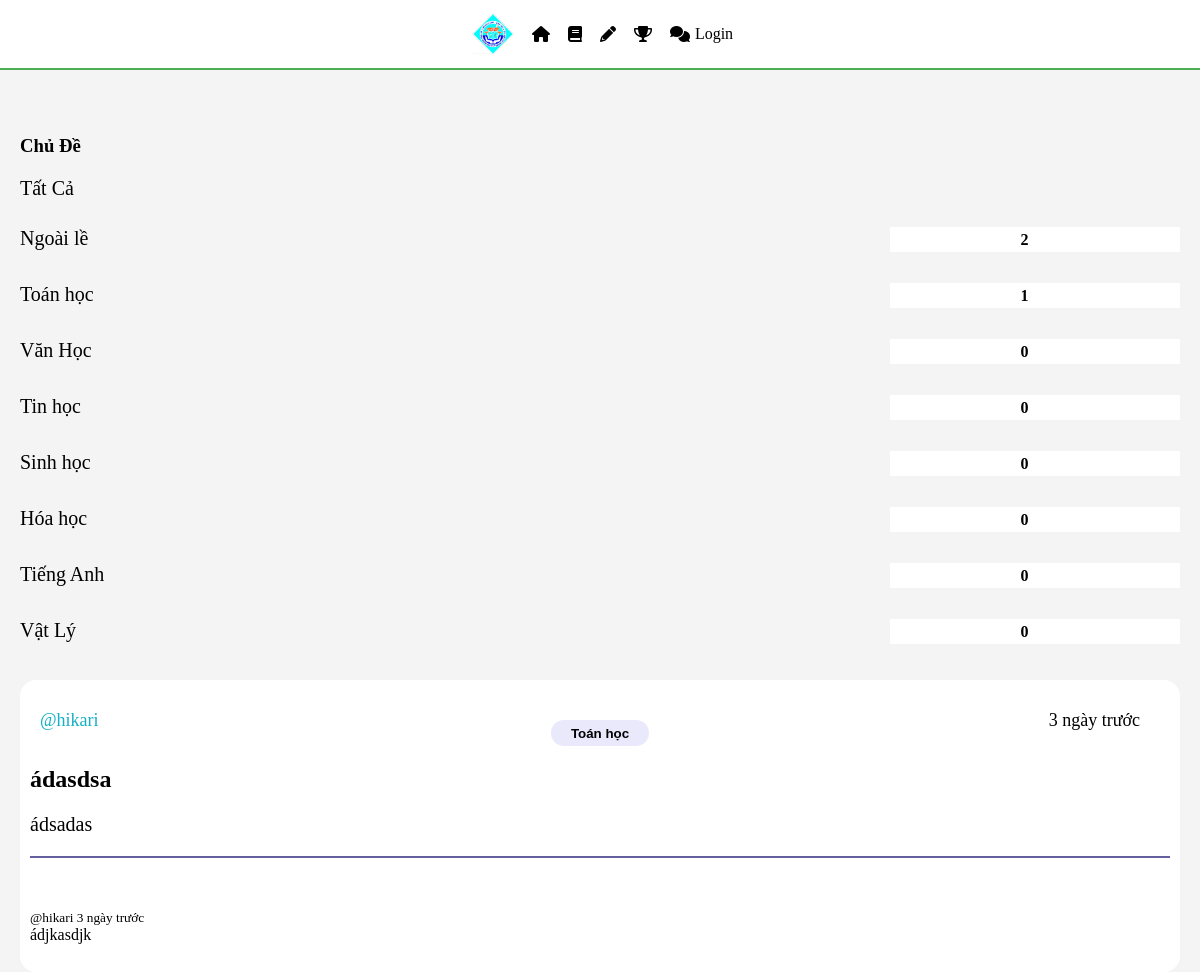
The page /room/13/ on the database as committed earlier.
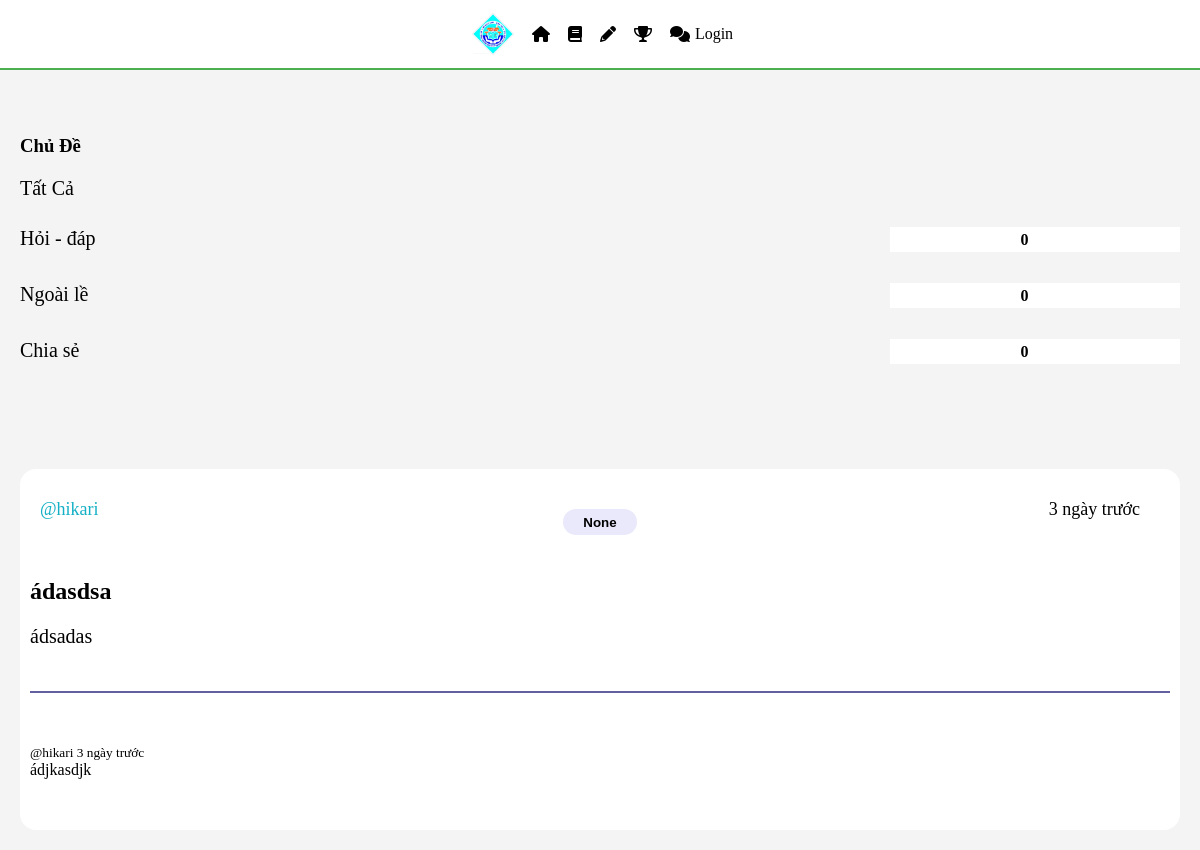
The same page on the database as committed later.
### base/models.py (models this page shows, shortened)
class Topic(models.Model):
    name = models.CharField(max_length=200)
    description = models.TextField(null = True, blank = True)
    def __str__ (self):
        return self.name
    def room_count(self):
        return self.room_set.count()

class Room(models.Model):
    host = models.ForeignKey(User, on_delete=models.SET_NULL, null = True)
    topic = models.ForeignKey(Topic, on_delete=models.SET_NULL, null = True)
    name= models.CharField(max_length=200)
    description = models.TextField(null = True, blank = True)
    updated = models.DateTimeField(auto_now=True)
    created = models.DateTimeField(auto_now_add=True)
    class Meta:
        ordering = ["-updated", "-created"]
    def message_count(self):
        return self.message_set.count()

class Message(models.Model):
    user = models.ForeignKey(User, on_delete=models.CASCADE)
    room = models.ForeignKey(Room, on_delete=models.CASCADE)
    body = models.TextField()
    updated = models.DateTimeField(auto_now=True)
    created = models.DateTimeField(auto_now_add=True)

### base/views.py (the view, shortened to what this page needs)
# urls.py: path('room/<str:pk>/', views.room, name="room"),
def room(request,pk):
    topics = Topic.objects.all()
    room = Room.objects.get(id=pk)
    room_comment = room.message_set.all()
    comment_count =room.message_count()
    context = {'room': room,'room_comment':room_comment, 'topics':topics,
               'comment_count':comment_count,}
    return render(request, 'base/room.html', context)

### study/templatetags/custom_filter.py (called while the page is built)
@register.filter
def days_since(value):
    if not value:
        return ""
    now = timezone.now()
    delta = now - value
    days = delta.days
    if days == 0:
        return "Hôm nay"
    elif days == 1:
        return "1 ngày trước"
    else:
        return f"{days} ngày trước"

### base/templates/base/room.html (shortened to what this page needs)
{% extends 'main.html' %}
{% block content %}
{% load custom_filter %}
{% load static %}
{% if request.session.theme == 'dark' %}
<link rel="stylesheet" href="{% static 'styles/dark.css' %}">
{% else %}
<link rel="stylesheet" href="{% static 'styles/light.css' %}">
{% endif %}
<div class="room-wraper">
    <div>
        {% include 'base/topic_bar.html' %}
    </div>
    <div class="inside_post">
        <div class="top_section">
        <a href="{%url 'profile' room.host.id %}">@{{room.host.username}} </a>
        <button><a href="{%url 'home'%}?q={{room.topic}}">{{room.topic}}</a></button>
        <p>{{ room.created|days_since }}</p>
        </div>
        <div class="middle_section_i">
            <h2>{{room.name}}</h1>
            <p>{{room.description}}</p>
        </div>
        <div class="comment-section">
            {%for comment in room_comment%}
            <small><a href="{%url 'profile' comment.user.id%}">@{{comment.user}}</a> {{comment.created|days_since}}</small>
            <p>{{comment.body}}</p>
            <br>
            {%endfor%}
        </div>
{% endblock %}

### templates/main.html (shortened to what this page needs)
<!DOCTYPE html>
{% load static %}
{% if request.session.theme == 'dark' %}
<link rel="stylesheet" href="{% static 'styles/dark.css' %}">
{% else %}
<link rel="stylesheet" href="{% static 'styles/light.css' %}">
{% endif %}
<html lang="en">
    <head>
        <link href="https://cdnjs.cloudflare.com/ajax/libs/font-awesome/6.0.0-beta3/css/all.min.css" rel="stylesheet">
    </head>
    <body>
        {% include 'navbar.html' %}
        {% block content %}
        {% endblock %}
    </body>
</html>

### templates/navbar.html (shortened to what this page needs)
<!DOCTYPE html>
<html lang="en">
<head>
    {% load static %}
    {% if request.session.theme == 'dark' %}
    <link rel="stylesheet" href="{% static 'styles/navbar_d.css' %}">
    {% else %}
    <link rel="stylesheet" href="{% static 'styles/navbar_l.css' %}">
    {% endif %}
    <link href="https://cdnjs.cloudflare.com/ajax/libs/font-awesome/6.0.0-beta3/css/all.min.css" rel="stylesheet">
</head>
<body>
    <nav class="navbar">
        <div class="nav-left">
            <a href="{% url 'home' %}"><img src="{% static 'images/icon/favicon.png' %}" alt="icon" width="42px" height="42px"></a>
            <a href="{% url 'home' %}"><i class="fas fa-home"></i> <span>Trang Chủ</span></a>
            <a href="{% url 'on_tap_pv' %}"><i class="fas fa-book"></i> <span>Ôn Tập</span></a>
            <a href="{% url 'luyen_tap_all' %}"><i class="fas fa-pencil-alt"></i> <span>Luyện Tập</span></a>
            <a href="{% url 'thi_thu' %}"><i class="fas fa-trophy"></i> <span>Thi Thử</span></a>
            <a href="{% url 'forum' %}"><i class="fas fa-comments"></i> <span>Diễn Đàn</span></a>
        </div>
        {%if request.user.is_authenticated%}
        <div class="user-info">
            <img src="{% static 'images/useravt/profile.jpg' %}" alt="Profile Picture" class="profile-pic" id="dropdown-trigger">
            <div class="username">
            <p><strong>{{ request.user.username }}</strong></p>
            <p>@{{ request.user.username }}g</p>
            </div>
            <div class="dropdown-content" id="dropdown-menu">
                <a href="{%url 'profile' user.id%}">Trang cá nhân</a>
                <p>Current Theme: {{ request.session.theme }}</p>
                <div>
                    <label class="theme-toggle">
                        <span>Chế độ tối</span>
                        <input type="checkbox" id="theme-toggle" {% if request.session.theme == 'dark' %}checked{% endif %}>
                        <span class="slider"></span>
                    </label>
                </div>
                <a href="#">Cài đặt</a>
                <a href="{% url 'logout' %}">Đăng xuất</a>
            </div>
        </div>
        {%else%}
        <a href="{%url 'login'%}">Login</a>
        {%endif%}
    </nav>
</body>
</html>

### base/templates/base/topic_bar.html (shortened to what this page needs)
{%block content%}
{% load static %}
{% if request.session.theme == 'dark' %}
<link rel="stylesheet" href="{% static 'styles/dark.css' %}">
{% else %}
<link rel="stylesheet" href="{% static 'styles/light.css' %}">
{% endif %}
<div class="topic_wraper">
    <h3>Chủ Đề</h3>
    <div class="topic_all">
        <a href="{%url 'forum'%}">Tất Cả</a>
    </div>
    <div class="topic_display">
        {%for topic in topics%}
            <div class="topic_name">
                <a href="{%url 'forum'%}?q={{topic.name}}">{{topic.name}}</a>
                <div class="topic_rc">
                    <p>{{topic.room_count}}</p>
                </div>
            </div>
            <br>
        {%endfor%}
    </div>
</div>
{%endblock%}

### static/styles/light.css (style rules this page uses)
body { background-color: #f4f4f4; padding-top: 75px; }
* { margin: 0; padding: 0; box-sizing: border-box; }
a { text-decoration: none; color: black; }
.room-wraper { display: grid; height: 100vh; grid-template-columns: 1fr 3fr 1fr; }
.topic_wraper { display: block; padding: 20px; padding-top: 100px; }
.topic_display { padding-top: 12px; }
.topic_name { display: grid; grid-template-columns: 4fr 1fr; margin-top: 15px; }
.topic_name a { outline: none; color: black; text-decoration: none; font-family:'Sansation'; font-size: 20px; }
.topic_rc { display: flex; background-color: #ffff; height: 110%; align-items: center; }
.topic_rc p { padding-left: 45%; font-family:'Sansation'; font-weight: bold; }
.topic_all { color: black; text-decoration: none; font-family:'Sansation'; font-size: 20px; margin-top: 20px; }
.top_section { display: grid; grid-template-columns: 2fr 1fr; padding-bottom: 10px; padding-top: 10px; }
.top_section a { color: #14B0C5; width: fit-content; height: fit-content; justify-self: start; }
.top_section p { justify-self: end; padding-right:20px ; }
.top_section button { width: fit-content; height: 26px; padding-left: 20px; padding-right: 20px; margin-top: -2px; margin-left: -50px; border-radius: 20px; border: none; background-color:#E9E9FB ; }
.top_section button a { font-weight: bold; color: #000000; }
.inside_post { min-height: 100vh - 75px; display: grid; grid-template-rows: 0.6fr auto 3fr; margin-top:40px; margin-right: 20px; padding-left: 20px; padding-right: 20px; border-radius: 16px; background-color: #ffffff; }
.inside_post .top_section { display: grid; grid-template-columns: 1fr 5fr 1fr ; padding-top: 20px; font-size: 18px; }
.middle_section_i { display: block; padding-bottom: 20px; border-bottom: 2px solid #645F9F; }
.middle_section_i p { padding-top: 20px; font-size: 20px; }
.comment-section { padding-top: 50px; }
@media only screen and (max-width: 1400px) { body { padding-top: 50px; } }
@media only screen and (max-width: 1400px) { .room-wraper { grid-template-columns: 1fr; padding: 10px; } }
@media only screen and (max-width: 1400px) { .topic_wraper { padding: 10px; padding-top: 75px; } }
@media only screen and (max-width: 1400px) { .topic_name { grid-template-columns: 3fr 1fr; } }
@media only screen and (max-width: 1400px) { .top_section { grid-template-columns: 1fr; text-align: center; padding: 10px; } }
@media only screen and (max-width: 1400px) { .top_section button { margin: 10px auto; } }
@media only screen and (max-width: 1400px) { .inside_post { grid-template-rows: auto auto auto; margin: 10px; padding: 10px; } }

### static/styles/navbar_l.css (style rules this page uses)
.navbar { position: fixed; top: 0; left: 0; right: 0; z-index: 1000; display: flex; justify-content: space-between; align-items: center; padding: 1rem 2rem; background-color: #ffffff; color: rgb(0, 0, 0); border-bottom: 2px solid #4CAF50; transition: all 0.3s ease-in-out; }
.nav-left { display: flex; align-items: center; gap: 1rem; flex-wrap: wrap; }
.nav-left a { display: flex; align-items: center; gap: 8px; font-size: 16px; text-decoration: none; color: inherit; padding: 5px; transition: color 0.3s; white-space: nowrap; }
@media (max-width:  1400px) { .nav-left { gap: 0.5rem; } }
@media (max-width:  1400px) { .navbar { justify-content: center; flex-wrap: wrap; padding: 0.5rem 1rem; } }

Rows that differ between the two databases and show on the page:
removed Topic: name "Ngoài lề", room_count "2"
removed Topic: name "Toán học", room_count "1"
removed Topic: name "Văn Học", room_count "0"
removed Topic: name "Tin học", room_count "0"
removed Topic: name "Sinh học", room_count "0"
removed Topic: name "Hóa học", room_count "0"
removed Topic: name "Tiếng Anh", room_count "0"
removed Topic: name "Vật Lý", room_count "0"
added Topic: name "Hỏi - đáp", room_count "0"
added Topic: name "Ngoài lề", room_count "0"
added Topic: name "Chia sẻ", room_count "0"
changed Room "ádasdsa": topic "Toán học" → "None"
